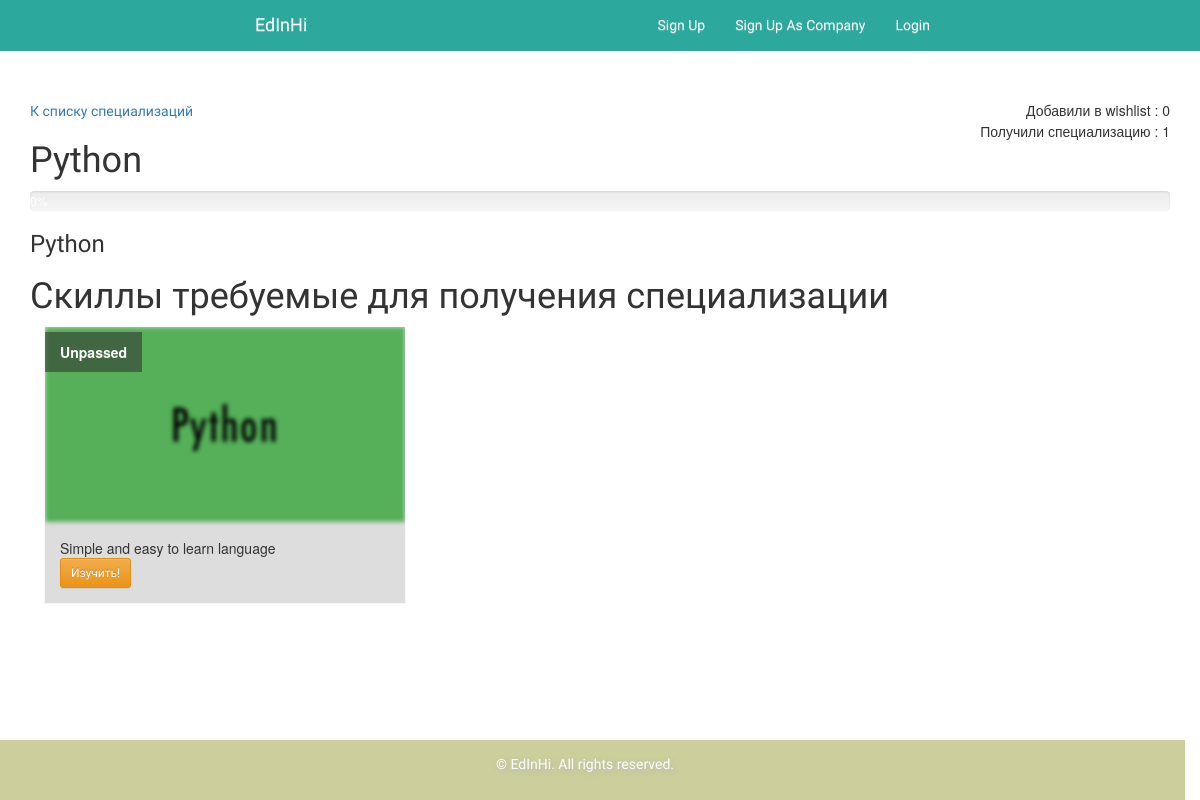
/spec/3/, run on an earlier commit of the app's database.
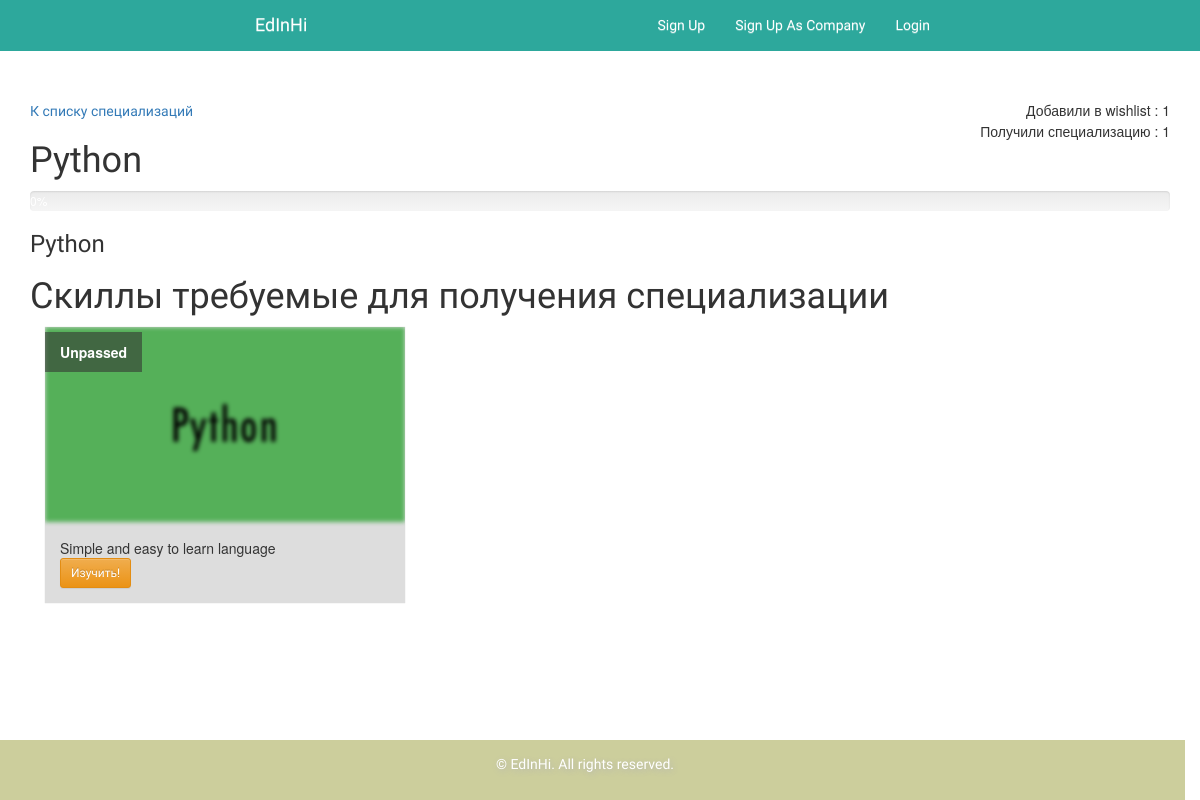
And on a later commit of the database.
### specialization/models.py (models this page shows)
class Specialization(models.Model):
	name = models.CharField(max_length=250, blank=True, default=None)
	description = models.TextField(max_length=250, blank=True)
	skills = models.ManyToManyField(Skill)
	users = models.ManyToManyField(User, blank=True)
	in_wishlist_of_users = models.IntegerField(blank=True, null=True, default=0)

### skill/models.py (models this page shows, shortened)
class Skill(models.Model):
    name = models.CharField(max_length=200)
    description = models.TextField()
    media_books = models.ManyToManyField(Book, blank=True)
    media_video = models.ManyToManyField(Video, blank=True)
    spec_logo = models.ImageField(upload_to='Images/skill_logo', blank=True, null=True)
    short_description = models.TextField(max_length=250, null=True, blank="")
    solved_users = models.ForeignKey(User, on_delete=models.CASCADE, null=True, blank=True)

### specialization/views.py (the view)
# urls.py: url(r'^(?P<pk>[0-9]+)/$', views.specialization_view, name='specialization'),
def specialization_view(request, pk):
    specialization = get_object_or_404(Specialization, pk=pk)
    skills = specialization.skills.all()
    progress = 0
    if request.user.is_authenticated():
        if request.method == "POST":
            if(request.user.abstractuser.wishlist.filter(wish_spec_id=pk).exists()):
                print("You have it")
            else:
                wish_spec = wishSpec(wish_spec_id=int(pk))
                wish_spec.save()
                request.user.abstractuser.wishlist.add(wish_spec)
                request.user.abstractuser.save()
                specialization.in_wishlist_of_users+=1
                specialization.save()
        passed_skills = request.user.skill_set.all()
        passed = 0
        can_add_to_wishlist=request.user.abstractuser.wishlist.filter(wish_spec_id=pk).exists()
        for skill in skills:
            if skill in passed_skills:
                passed+=1
        progress = int(passed/specialization.skills.all().count() * 100)
    else:
            can_add_to_wishlist=False
            progress = 0
            passed_skills = None
    return render(request, 'specialization/specialization.html', {'passed_skills':passed_skills, 'specialization': specialization, 'progress': progress, "add" : can_add_to_wishlist,})

### specialization/templates/specialization/specialization.html (shortened to what this page needs)
{% extends 'main_app/base.html' %}
{% load staticfiles %}
{% block content %}
    <link rel="stylesheet" href="{% static "css/specialization.css" %}">
    <br><br><br><br><br>
    <div class="row">
    <div class="container">
        <a href="{% url 'all_specializations' %}"> К списку специализаций </a>
        <div class="pull-right"> Добавили в wishlist : {{ specialization.in_wishlist_of_users }}  </div>
        <div class="pull-right"> Получили специализацию : {{ specialization.users.all.count }}  </div>
        <h1>{{ specialization.name }}</h1>
        <div class="progress">
        </div>
        <h3> {{ specialization.description }}</h3>
        <h1> Скиллы требуемые для получения специализации </h1>
        <div class="container">
            <div class="row">
                {% for skill in specialization.skills.all %}
                    <div class="col-sm-4 col-md-4">
                        <div class="post">
                            <div class="post-img-content">
                                <img src="{{ skill.spec_logo.url }}" class="img-responsive"/>
                                {% if request.user.is_authenticated %}
                                    <span class="post-title"><b>
                                        {% if skill in request.user.abstractuser.passed_skills.all %} Passed {% else %}
                                            Unpassed {% endif %}</b><br/></span>
                                {% else %}
                                    <span class="post-title"><b>Unpassed</b><br/></span>
                                {% endif %}
                            </div>
                            <div class="content">
                                <div>
                                    {{ skill.short_description }}
                                </div>
                                <div>
                                    <a href="{% url 'skill' skill.id %}" class="btn btn-warning btn-sm">Изучить!</a>
                                </div>
                            </div>
                        </div>
                    </div>
                {% endfor %}
            </div>
        </div>
    </div>
{% endblock %}

### main_app/templates/main_app/base.html (shortened to what this page needs)
{% load staticfiles %}
<!DOCTYPE html>
<html lang="en">
<head>
    <link rel="stylesheet" href="{% static "css/main.css" %}">
    <link rel="stylesheet" href="https://maxcdn.bootstrapcdn.com/bootstrap/3.3.6/css/bootstrap.min.css">
    <link rel="stylesheet" href="https://maxcdn.bootstrapcdn.com/bootstrap/3.3.6/css/bootstrap-theme.min.css">
</head>
<body>
        <nav class="navbar navbar-fixed-top navbar-top">
            <div class="container-fluid">
                <div class="navbar-header">
                  <a class="navbar-brand" href="{% url "index" %}">EdInHi</a>
                </div>
                <ul class="nav navbar-nav nav-right">
                    {% if request.user.is_authenticated %}
                        {% if request.user.abstractuser.is_company == True %}
                            <li><a href="{% url "company" %}" >Company Profile</a></li>
                        {% else %}
                            <li><a href="{% url "all_companies" %}" >Companies</a></li>
                            <li><a href="{% url 'all_specializations' %}">Specializations</a></li>
                            <li><a href="{% url "profile" %}">Profile</a></li>
                            <li><a href="{% url 'feedback' %}">Feedback</a></li>
                        {% endif %}
                        <li><a href="{% url "sign_out" %}" >Sign Out</a></li>
                    {% else %}
                        <li class="active"><a href="{% url "reg" %}" >Sign Up</a></li>
                        <li><a href="{% url "company_reg" %}" >Sign Up As Company</a></li>
                        <li><a href="{% url "auth" %}">Login</a></li>
                    {% endif %}
                </ul>
            </div>
        </nav>
        {% block content %}
        {% endblock %}
        <footer class="footer">
          <div class="container">
            <p class="text-muted">&copy; EdInHi. All rights reserved.</p>
          </div>
        </footer>
    </body>
</html>

### main_app/static/css/main.css (style rules this page uses)
html { position: relative; min-height: 100%; }
label, a, li, .btn { font-family: 'Heebo', sans-serif; font-weight: 300; }
p { font-family: 'Raleway', sans-serif; }
html h1, html h2, html h3, html h4, html h5, html h6 { font-family: 'Heebo', sans-serif; font-weight: 300; }
body { margin-bottom: 60px; overflow-x: hidden; }
.navbar-top { background-color: #2DA89C; width: 100%; padding: 0 20%; }
.navbar-top a { color: rgb(255,255,255); }
.nav.navbar-nav { float: right; }
.btn { background-color: black; }
.footer { position: absolute; bottom: 0; width: 100%; padding: 1.2%; text-align: center; height: 60px; background-color: #CCCE9C; }
.footer p { color: rgb(255,255,255); text-shadow: 1.5px 1.5px 6px rgb(180,180,180); }

### main_app/static/css/specialization.css (style rules this page uses)
.post { background-color: #DDDDDD; overflow: hidden; box-shadow: 0 0 1px #CCC; }
.post img { filter: blur(2px); -webkit-filter: blur(2px); -moz-filter: blur(2px); -o-filter: blur(2px); -ms-filter: blur(2px); }
.post .content { padding: 15px; }
.post .post-img-content { height: 196px; position: relative; }
.post .post-img-content img { position: absolute; }
.post .post-title { display: table-cell; vertical-align: bottom; z-index: 2; position: relative; }
.post .post-title b { background-color: rgba(51, 51, 51, 0.58); display: inline-block; margin-bottom: 5px; color: #FFF; padding: 10px 15px; margin-top: 5px; }

What changed in the data, as far as the page shows it:
changed Specialization "Python": in_wishlist_of_users "0" → "1"
